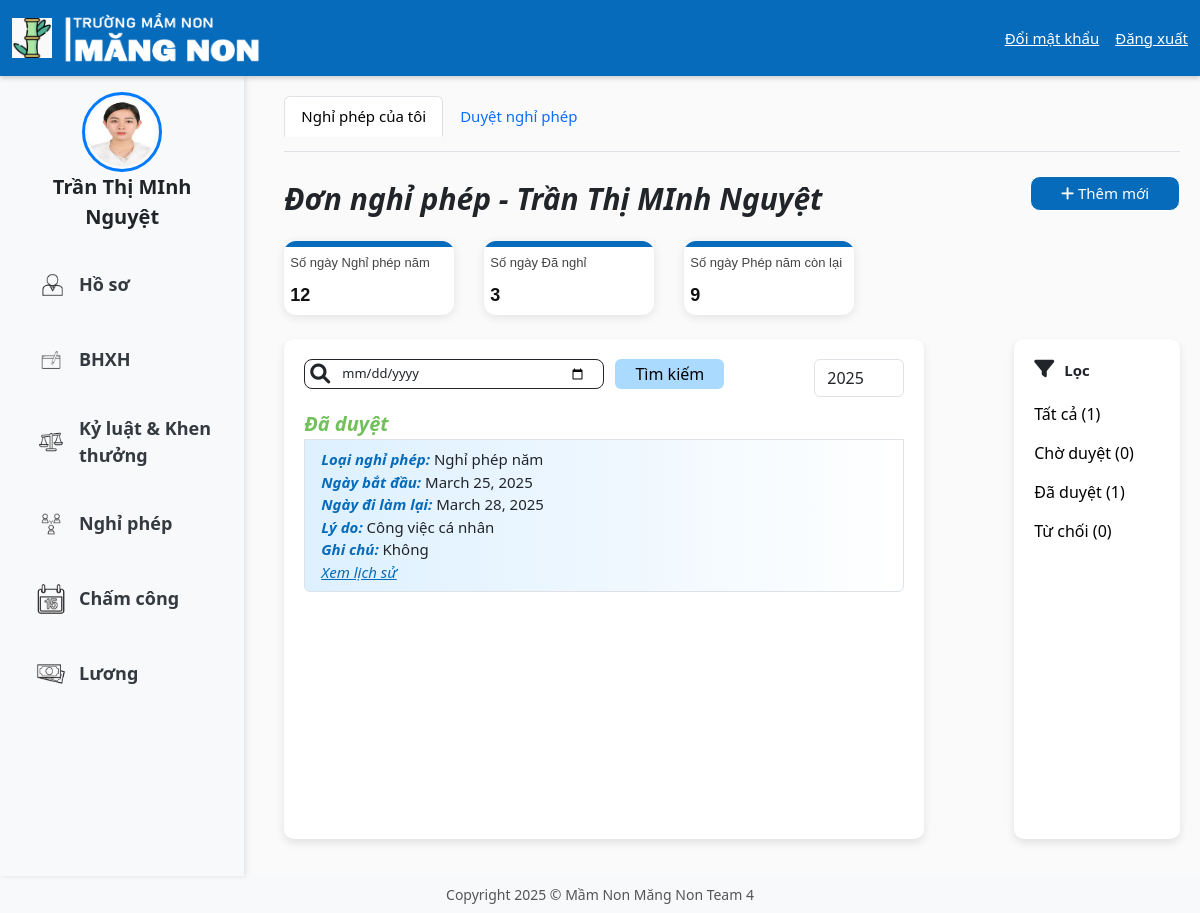
/home/nhanvien/NghiPhep/ (signed in), run on an earlier commit of the app's database.
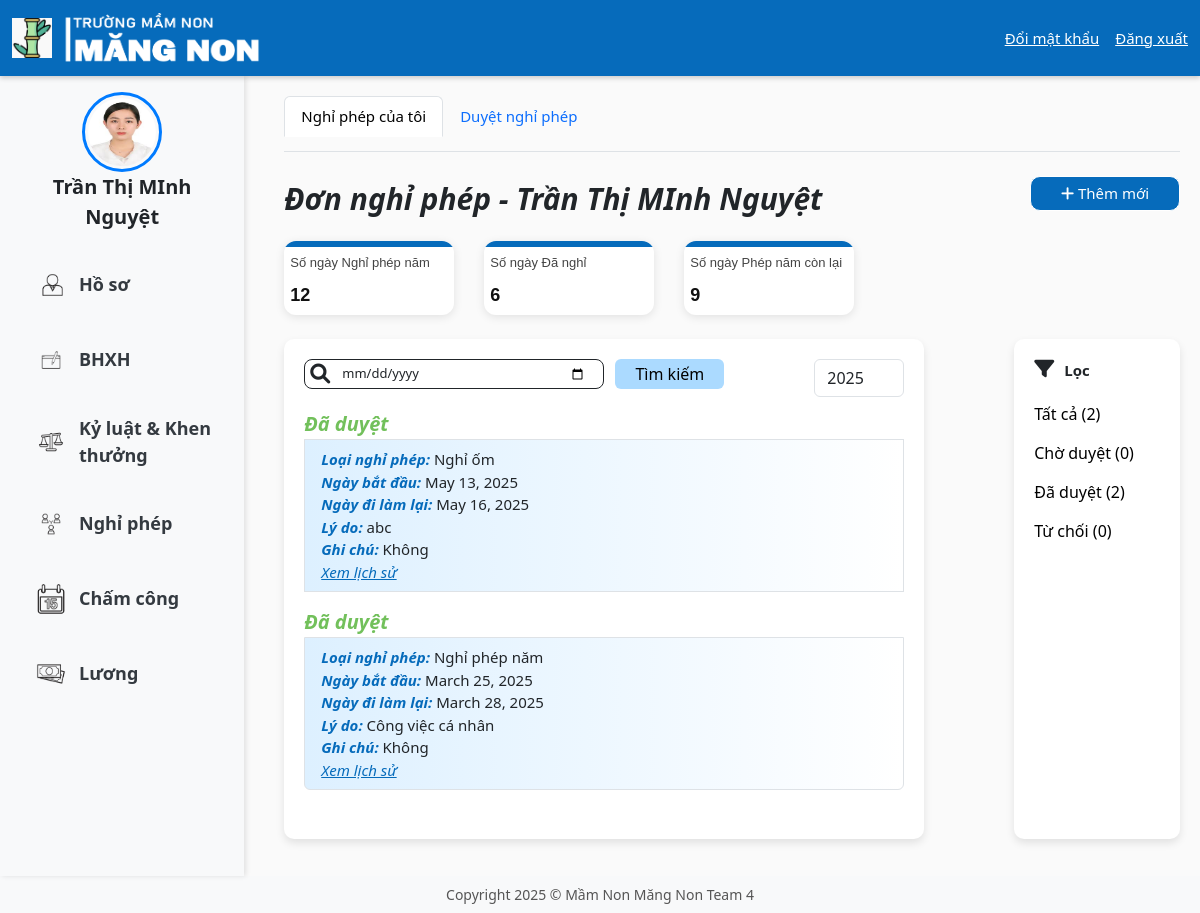
And on a later commit of the database.
### HOME/models.py (models this page shows, shortened)
class NghiPhep(models.Model):
   nhan_vien = models.ForeignKey(NhanVien, on_delete=models.CASCADE, related_name='nguoi_tao_don')
   loai_nghi = models.CharField(max_length=100)
   ngay_bat_dau = models.DateField(null=True)
   ngay_ket_thuc = models.DateField(null=True)
   ly_do = models.TextField()
   trang_thai_don = models.CharField(max_length=50)
   ghi_chu = models.TextField(blank=True, null=True)
   ngay_tao_don = models.DateTimeField(null=True)
   ngay_chinh_sua = models.DateTimeField(null=True)
   nguoi_duyet = models.ForeignKey(NhanVien, on_delete=models.CASCADE, related_name='nguoi_duyet_don')
   ngay_duyet = models.DateField(blank=True, null=True)

### NghiPhep/views.py (the view)
# urls.py: path('home/nhanvien/NghiPhep/', NghiPhep_list_nv, name='DanhSachNP_NV'), #nhanvien
@login_required
def NghiPhep_list_nv(request):
    nam = request.GET.get('year')
    thong_tin = ThongTinNPYear(request, nam)
    year = thong_tin['year']
    nhanvien = get_object_or_404(NhanVien, user = request.user)
    nghiphep_list_nv = NghiPhep.objects.filter(nhan_vien = nhanvien, ngay_tao_don__year=year).order_by('-ngay_tao_don')
    form = SearchForm(request.GET)
    ThongTinNP(request,nhanvien, nghiphep_list_nv, year)
    context = {
        'NP_list': nghiphep_list_nv,
        'nhan_vien': nhanvien,
        'form': form,
        **ThongTinNP(request, nhanvien, nghiphep_list_nv, year)
    }
    return render(request, 'NghiPhep/NP_list.html', context)

### NghiPhep/forms.py
class SearchForm(forms.Form):
    search = forms.DateField(
        required=True,
        label="Tìm kiếm ngày bắt đầu nghỉ:",
        widget=forms.DateInput(attrs={'type': 'date','placeholder': 'Ngày bắt đầu nghỉ'})
    )

### HOME/models.py (called while the page is built)
 def __str__(self):
     return self.ten_nv

### NghiPhep/views.py (called while the page is built)
def tinh_so_nghi_phep_nam(ngay_bat_dau_lam: date, nam: int, tong_so_ngay_phep_nam: int = 12):
    if ngay_bat_dau_lam.year > nam:
        return 0
    if ngay_bat_dau_lam.year < nam:
        return tong_so_ngay_phep_nam
    thang_bat_dau = ngay_bat_dau_lam.month
    so_thang_lam_viec = 12 - thang_bat_dau + 1
    return round((so_thang_lam_viec / 12) * tong_so_ngay_phep_nam)

def ThongTinNPYear(request, year):
    years = NghiPhep.objects.values_list('ngay_tao_don__year', flat=True).distinct().order_by('-ngay_tao_don__year')
    if year is None:
        year = now().year
    else:
        year = int(year)
    return {'year':year,
            'years': years}

### templates/NghiPhep/NP_list.html (shortened to what the changed rows need)
{% extends 'home.html' %}
{% block page_background %}
<div class="content">
    {% url 'DanhSachNP_NV' as url_np_nv %}
    {% url 'DanhSachNP' as url_np %}
    {% url 'DanhSachNP_HT' as url_np_ht %}
    {% block content %}
    <div class="np-container">
        <div class="np-card">
            <div class="np-content">
                <div class="np-title">Số ngày Đã nghỉ</div>
                <div class="np-number">{{so_ngay_da_nghi}}</div>
            </div>
        </div>
    </div>
    {% block formNP %}
    <div class="ndung" style="display: flex; gap: 90px">
        <div class="ndungNp">
            {% if NP_list %}
                <ul class="list-group">
                  {% for item in NP_list %}
                    <span class="trangthai">{{ item.trang_thai_don }}</span>
                    <li class="list-group-item">
                      <span class="text-info">Loại nghỉ phép: </span>
                      <span>{{item.loai_nghi }} </span>
                      <br>
                      <span class="text-info">Ngày bắt đầu: </span>
                      <span>{{ item.ngay_bat_dau }}</span>
                      <br>
                      <span class="text-info">Ngày đi làm lại: </span>
                      <span>{{ item.ngay_ket_thuc }}</span>
                      <br>
                      <span class="text-info">Lý do: </span>
                      <span >{{ item.ly_do }}</span>
                      <br>
                        {% if item.ghi_chu == "" %}
                        <span class="text-info">Ghi chú: </span>
                        <span>Không</span>
                        {% else %}
                        <span class="text-info">Ghi chú: </span>
                        <span>{{ item.ghi_chu }}</span>
                        {% endif %}
                        <br>
                        <button onclick="toggleHistory({{ item.id }})" style="background: none; border: none; color: #066BBB; padding: 0; font: inherit; cursor: pointer;text-decoration: underline;font-style: italic;">
                          Xem lịch sử
                        </button>
                    </li>
                  {% endfor %}
                </ul>
            {% else %}
                <p>Không có đơn nghỉ phép nào</p>
            {% endif %}
        </div>
        <div class="ndungloc" style="width:30%; max-height: 500px;">
            <ul id="dongloc" style="width: 80%; margin-top: 20px; ">
                <li class="li hover:bg-blue-100" >
                    <a href="{% url 'DanhSachNP_NV'  %}?year={{ year }}" class="font-bold hover:text-blue-600">
                        Tất cả ({{ so_don }})
                    </a>
                </li>
                <li>
                    <a href="{% url 'loc_don_nghi_phep' %}?trang_thai=Đã duyệt&year={{ year }}" class=" font-bold hover:text-blue-600">
                        Đã duyệt ({{ so_don_da_duyet.count }})
                    </a>
                </li>
            </ul>
        </div>
    </div>
    {% endblock %}
    {% endblock %}
</div>
{% endblock %}

What changed in the data, as far as the page shows it:
added NghiPhep: trang_thai_don "Đã duyệt", loai_nghi "Nghỉ ốm", ngay_bat_dau "May 13, 2025", ngay_ket_thuc "May 16, 2025", ly_do "abc", shows "Ghi chú:", ghi_chu "Không"
Also different on the page:
{{ so_ngay_da_nghi }}: "3" → "6"
{{ so_don }}: "1" → "2"
{{ so_don_da_duyet.count }}: "1" → "2"
